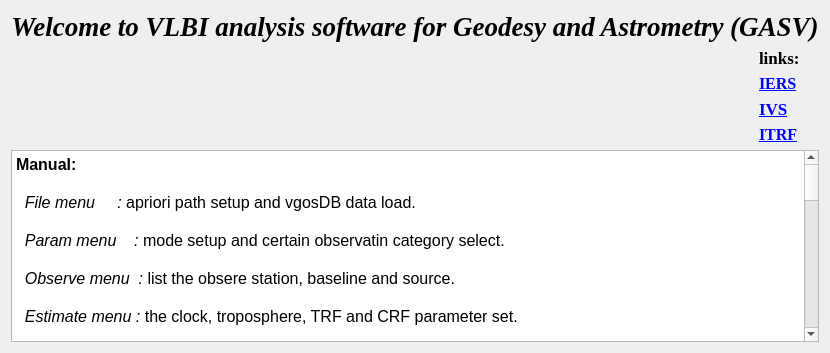
      <widget class="QWidget" name="page_file_welcome">
       <layout class="QVBoxLayout" name="verticalLayout_5">
        <item>
         <widget class="QLabel" name="label">
          <property name="font">
           <font>
            <family>Times New Roman</family>
            <pointsize>20</pointsize>
            <weight>75</weight>
            <italic>true</italic>
            <bold>true</bold>
           </font>
          </property>
          <property name="text">
           <string>Welcome to VLBI analysis software for Geodesy and Astrometry (GASV)</string>
          </property>
          <property name="alignment">
           <set>Qt::AlignCenter</set>
          </property>
         </widget>
        </item>
        <item>
         <layout class="QHBoxLayout" name="horizontalLayout_2">
          <item>
           <spacer name="horizontalSpacer_15">
            <property name="orientation">
             <enum>Qt::Horizontal</enum>
            </property>
            <property name="sizeHint" stdset="0">
             <size>
              <width>40</width>
              <height>20</height>
             </size>
            </property>
           </spacer>
          </item>
          <item>
           <layout class="QVBoxLayout" name="verticalLayout_4">
            <item>
             <widget class="QLabel" name="label_37">
              <property name="maximumSize">
               <size>
                <width>100</width>
                <height>16777215</height>
               </size>
              </property>
              <property name="font">
               <font>
                <family>Times New Roman</family>
                <pointsize>13</pointsize>
                <weight>75</weight>
                <bold>true</bold>
               </font>
              </property>
              <property name="text">
               <string>links:</string>
              </property>
             </widget>
            </item>
            <item>
             <widget class="QLabel" name="label_iers">
              <property name="sizePolicy">
               <sizepolicy hsizetype="Fixed" vsizetype="Preferred">
                <horstretch>0</horstretch>
                <verstretch>0</verstretch>
               </sizepolicy>
              </property>
              <property name="minimumSize">
               <size>
                <width>60</width>
                <height>0</height>
               </size>
              </property>
              <property name="maximumSize">
               <size>
                <width>50</width>
                <height>16777215</height>
               </size>
              </property>
              <property name="font">
               <font>
                <family>Times New Roman</family>
                <pointsize>13</pointsize>
                <weight>75</weight>
                <bold>true</bold>
               </font>
              </property>
              <property name="text">
               <string>&lt;html&gt;&lt;head/&gt;&lt;body&gt;&lt;p&gt;&lt;a href=&quot;https://www.iers.org/IERS/EN/Home/home_node.html&quot;&gt;&lt;span style=&quot; font-size:12pt; text-decoration: underline; color:#0000ff;&quot;&gt;IERS&lt;/span&gt;&lt;/a&gt;&lt;/p&gt;&lt;/body&gt;&lt;/html&gt;</string>
              </property>
             </widget>
            </item>
            <item>
             <widget class="QLabel" name="label_ivs">
              <property name="sizePolicy">
               <sizepolicy hsizetype="Fixed" vsizetype="Preferred">
                <horstretch>0</horstretch>
                <verstretch>0</verstretch>
               </sizepolicy>
              </property>
              <property name="maximumSize">
               <size>
                <width>60</width>
                <height>16777215</height>
               </size>
              </property>
              <property name="font">
               <font>
                <family>Times New Roman</family>
                <pointsize>13</pointsize>
                <weight>75</weight>
                <bold>true</bold>
               </font>
              </property>
              <property name="text">
               <string>&lt;html&gt;&lt;head/&gt;&lt;body&gt;&lt;p&gt;&lt;a href=&quot;https://ivscc.gsfc.nasa.gov/&quot;&gt;&lt;span style=&quot; text-decoration: underline; color:#0000ff;&quot;&gt;IVS&lt;/span&gt;&lt;/a&gt;&lt;/p&gt;&lt;/body&gt;&lt;/html&gt;</string>
              </property>
             </widget>
            </item>
            <item>
             <widget class="QLabel" name="label_itrf">
              <property name="sizePolicy">
               <sizepolicy hsizetype="Fixed" vsizetype="Preferred">
                <horstretch>0</horstretch>
                <verstretch>0</verstretch>
               </sizepolicy>
              </property>
              <property name="maximumSize">
               <size>
                <width>60</width>
                <height>16777215</height>
               </size>
              </property>
              <property name="font">
               <font>
                <family>Times New Roman</family>
                <pointsize>13</pointsize>
                <weight>75</weight>
                <bold>true</bold>
               </font>
              </property>
              <property name="text">
               <string>&lt;html&gt;&lt;head/&gt;&lt;body&gt;&lt;p&gt;&lt;a href=&quot;https://itrf.ign.fr/en/homepage&quot;&gt;&lt;span style=&quot; font-size:12pt; text-decoration: underline; color:#0000ff;&quot;&gt;ITRF&lt;/span&gt;&lt;/a&gt;&lt;/p&gt;&lt;/body&gt;&lt;/html&gt;</string>
              </property>
             </widget>
            </item>
           </layout>
          </item>
         </layout>
        </item>
        <item>
         <widget class="QTextBrowser" name="textBrowser">
          <property name="html">
           <string>&lt;!DOCTYPE HTML PUBLIC &quot;-//W3C//DTD HTML 4.0//EN&quot; &quot;http://www.w3.org/TR/REC-html40/strict.dtd&quot;&gt;
&lt;html&gt;&lt;head&gt;&lt;meta name=&quot;qrichtext&quot; content=&quot;1&quot; /&gt;&lt;style type=&quot;text/css&quot;&gt;
p, li { white-space: pre-wrap; }
&lt;/style&gt;&lt;/head&gt;&lt;body style=&quot; font-family:'Times New Roman','Times New Roman'; font-size:12pt; font-weight:400; font-style:normal;&quot;&gt;
&lt;p style=&quot; margin-top:0px; margin-bottom:0px; margin-left:0px; margin-right:0px; -qt-block-indent:0; text-indent:0px;&quot;&gt;&lt;span style=&quot; font-family:'Sans Serif'; font-weight:600;&quot;&gt;Manual:&lt;/span&gt;&lt;/p&gt;
&lt;p style=&quot;-qt-paragraph-type:empty; margin-top:0px; margin-bottom:0px; margin-left:0px; margin-right:0px; -qt-block-indent:0; text-indent:0px; font-family:'Sans Serif'; font-weight:600;&quot;&gt;&lt;br /&gt;&lt;/p&gt;
&lt;p style=&quot; margin-top:0px; margin-bottom:0px; margin-left:0px; margin-right:0px; -qt-block-indent:0; text-indent:0px;&quot;&gt;&lt;span style=&quot; font-family:'Sans Serif'; font-weight:600;&quot;&gt;  &lt;/span&gt;&lt;span style=&quot; font-family:'Sans Serif'; font-style:italic;&quot;&gt;File menu     :&lt;/span&gt;&lt;span style=&quot; font-family:'Sans Serif'; font-weight:600;&quot;&gt; &lt;/span&gt;&lt;span style=&quot; font-family:'Sans Serif';&quot;&gt;apriori&lt;/span&gt;&lt;span style=&quot; font-family:'Sans Serif'; font-weight:600;&quot;&gt; &lt;/span&gt;&lt;span style=&quot; font-family:'Sans Serif';&quot;&gt;path setup and vgosDB data load.&lt;/span&gt;&lt;/p&gt;
&lt;p style=&quot; margin-top:0px; margin-bottom:0px; margin-left:0px; margin-right:0px; -qt-block-indent:0; text-indent:0px;&quot;&gt;&lt;span style=&quot; font-family:'Sans Serif';&quot;&gt;  &lt;/span&gt;&lt;/p&gt;
&lt;p style=&quot; margin-top:0px; margin-bottom:0px; margin-left:0px; margin-right:0px; -qt-block-indent:0; text-indent:0px;&quot;&gt;&lt;span style=&quot; font-family:'Sans Serif';&quot;&gt;  &lt;/span&gt;&lt;span style=&quot; font-family:'Sans Serif'; font-style:italic;&quot;&gt;Param menu    :&lt;/span&gt;&lt;span style=&quot; font-family:'Sans Serif';&quot;&gt; mode setup and certain observatin category select.&lt;/span&gt;&lt;/p&gt;
&lt;p style=&quot;-qt-paragraph-type:empty; margin-top:0px; margin-bottom:0px; margin-left:0px; margin-right:0px; -qt-block-indent:0; text-indent:0px; font-family:'Sans Serif';&quot;&gt;&lt;br /&gt;&lt;/p&gt;
&lt;p style=&quot; margin-top:0px; margin-bottom:0px; margin-left:0px; margin-right:0px; -qt-block-indent:0; text-indent:0px;&quot;&gt;&lt;span style=&quot; font-family:'Sans Serif';&quot;&gt;  &lt;/span&gt;&lt;span style=&quot; font-family:'Sans Serif'; font-style:italic;&quot;&gt;Observe menu  :&lt;/span&gt;&lt;span style=&quot; font-family:'Sans Serif';&quot;&gt; list the obsere station, baseline and source.&lt;/span&gt;&lt;/p&gt;
&lt;p style=&quot;-qt-paragraph-type:empty; margin-top:0px; margin-bottom:0px; margin-left:0px; margin-right:0px; -qt-block-indent:0; text-indent:0px; font-family:'Sans Serif';&quot;&gt;&lt;br /&gt;&lt;/p&gt;
&lt;p style=&quot; margin-top:0px; margin-bottom:0px; margin-left:0px; margin-right:0px; -qt-block-indent:0; text-indent:0px;&quot;&gt;&lt;span style=&quot; font-family:'Sans Serif';&quot;&gt;  &lt;/span&gt;&lt;span style=&quot; font-family:'Sans Serif'; font-style:italic;&quot;&gt;Estimate menu :&lt;/span&gt;&lt;span style=&quot; font-family:'Sans Serif';&quot;&gt; the clock, troposphere, TRF and CRF parameter set.&lt;/span&gt;&lt;/p&gt;
&lt;p style=&quot;-qt-paragraph-type:empty; margin-top:0px; margin-bottom:0px; margin-left:0px; margin-right:0px; -qt-block-indent:0; text-indent:0px; font-family:'Sans Serif';&quot;&gt;&lt;br /&gt;&lt;/p&gt;
&lt;p style=&quot; margin-top:0px; margin-bottom:0px; margin-left:0px; margin-right:0px; -qt-block-indent:0; text-indent:0px;&quot;&gt;&lt;span style=&quot; font-family:'Sans Serif';&quot;&gt;  &lt;/span&gt;&lt;span style=&quot; font-family:'Sans Serif'; font-style:italic;&quot;&gt;Glob menu     :&lt;/span&gt;&lt;span style=&quot; font-family:'Sans Serif';&quot;&gt; golbal solution set.&lt;/span&gt;&lt;/p&gt;
&lt;p style=&quot;-qt-paragraph-type:empty; margin-top:0px; margin-bottom:0px; margin-left:0px; margin-right:0px; -qt-block-indent:0; text-indent:0px; font-family:'Sans Serif';&quot;&gt;&lt;br /&gt;&lt;/p&gt;
&lt;p style=&quot; margin-top:0px; margin-bottom:0px; margin-left:0px; margin-right:0px; -qt-block-indent:0; text-indent:0px;&quot;&gt;&lt;span style=&quot; font-family:'Sans Serif';&quot;&gt;  &lt;/span&gt;&lt;span style=&quot; font-family:'Sans Serif'; font-style:italic;&quot;&gt;Plot menu     :&lt;/span&gt;&lt;span style=&quot; font-family:'Sans Serif';&quot;&gt; plot the residual and result.&lt;/span&gt;&lt;/p&gt;
&lt;p style=&quot;-qt-paragraph-type:empty; margin-top:0px; margin-bottom:0px; margin-left:0px; margin-right:0px; -qt-block-indent:0; text-indent:0px; font-family:'Sans Serif';&quot;&gt;&lt;br /&gt;&lt;/p&gt;
&lt;p style=&quot; margin-top:0px; margin-bottom:0px; margin-left:0px; margin-right:0px; -qt-block-indent:0; text-indent:0px;&quot;&gt;&lt;span style=&quot; font-family:'Sans Serif';&quot;&gt;  &lt;/span&gt;&lt;span style=&quot; font-family:'Sans Serif'; font-style:italic;&quot;&gt;Shutcut:&lt;/span&gt;&lt;/p&gt;
&lt;p style=&quot;-qt-paragraph-type:empty; margin-top:0px; margin-bottom:0px; margin-left:0px; margin-right:0px; -qt-block-indent:0; text-indent:0px; font-family:'Sans Serif'; font-style:italic;&quot;&gt;&lt;br /&gt;&lt;/p&gt;
&lt;p style=&quot; margin-top:0px; margin-bottom:0px; margin-left:0px; margin-right:0px; -qt-block-indent:0; text-indent:0px;&quot;&gt;&lt;span style=&quot; font-family:'Sans Serif'; font-style:italic;&quot;&gt;	Ctrl+space : process&lt;/span&gt;&lt;/p&gt;
&lt;p style=&quot;-qt-paragraph-type:empty; margin-top:0px; margin-bottom:0px; margin-left:0px; margin-right:0px; -qt-block-indent:0; text-indent:0px; font-family:'Sans Serif'; font-style:italic;&quot;&gt;&lt;br /&gt;&lt;/p&gt;
&lt;p style=&quot; margin-top:0px; margin-bottom:0px; margin-left:0px; margin-right:0px; -qt-block-indent:0; text-indent:0px;&quot;&gt;&lt;span style=&quot; font-family:'Sans Serif'; font-weight:600;&quot;&gt;Tips:&lt;/span&gt;&lt;/p&gt;
&lt;p style=&quot;-qt-paragraph-type:empty; margin-top:0px; margin-bottom:0px; margin-left:0px; margin-right:0px; -qt-block-indent:0; text-indent:0px; font-family:'Sans Serif';&quot;&gt;&lt;br /&gt;&lt;/p&gt;
&lt;p style=&quot; margin-top:0px; margin-bottom:0px; margin-left:0px; margin-right:0px; -qt-block-indent:0; text-indent:0px;&quot;&gt;&lt;span style=&quot; font-family:'Sans Serif'; font-style:italic;&quot;&gt;First, check the path in File/Preference and save;&lt;/span&gt;&lt;/p&gt;
&lt;p style=&quot; margin-top:0px; margin-bottom:0px; margin-left:0px; margin-right:0px; -qt-block-indent:0; text-indent:0px;&quot;&gt;&lt;span style=&quot; font-family:'Sans Serif'; font-style:italic;&quot;&gt;Then, load data and process.&lt;/span&gt;&lt;/p&gt;
&lt;p style=&quot;-qt-paragraph-type:empty; margin-top:0px; margin-bottom:0px; margin-left:0px; margin-right:0px; -qt-block-indent:0; text-indent:0px; font-family:'Sans Serif';&quot;&gt;&lt;br /&gt;&lt;/p&gt;
&lt;p style=&quot; margin-top:0px; margin-bottom:0px; margin-left:0px; margin-right:0px; -qt-block-indent:0; text-indent:0px;&quot;&gt;&lt;span style=&quot; font-family:'Sans Serif'; font-weight:600;&quot;&gt;Version:&lt;/span&gt;&lt;/p&gt;
&lt;p style=&quot;-qt-paragraph-type:empty; margin-top:0px; margin-bottom:0px; margin-left:0px; margin-right:0px; -qt-block-indent:0; text-indent:0px; font-family:'Sans Serif'; font-weight:600;&quot;&gt;&lt;br /&gt;&lt;/p&gt;
&lt;p style=&quot; margin-top:0px; margin-bottom:0px; margin-left:0px; margin-right:0px; -qt-block-indent:0; text-indent:0px;&quot;&gt;&lt;span style=&quot; font-family:'Sans Serif';&quot;&gt;This software is still in under development! Currently can analysis VLBI data, future will analysis SLR data.&lt;/span&gt;&lt;/p&gt;
&lt;p style=&quot;-qt-paragraph-type:empty; margin-top:0px; margin-bottom:0px; margin-left:0px; margin-right:0px; -qt-block-indent:0; text-indent:0px; font-family:'Sans Serif';&quot;&gt;&lt;br /&gt;&lt;/p&gt;
&lt;p style=&quot; margin-top:0px; margin-bottom:0px; margin-left:0px; margin-right:0px; -qt-block-indent:0; text-indent:0px;&quot;&gt;&lt;span style=&quot; font-family:'Ubuntu';&quot;&gt;If you find any bugs or if you have great ideas what could be improved, &lt;/span&gt;&lt;span style=&quot; font-family:'Ubuntu'; font-weight:600;&quot;&gt;raise an issue&lt;/span&gt;&lt;span style=&quot; font-family:'Ubuntu';&quot;&gt; to yaodang@ntsc.ac.cn, thank you!&lt;/span&gt;&lt;/p&gt;
&lt;p style=&quot;-qt-paragraph-type:empty; margin-top:0px; margin-bottom:0px; margin-left:0px; margin-right:0px; -qt-block-indent:0; text-indent:0px; font-family:'Ubuntu';&quot;&gt;&lt;br /&gt;&lt;/p&gt;
&lt;p style=&quot; margin-top:0px; margin-bottom:0px; margin-left:0px; margin-right:0px; -qt-block-indent:0; text-indent:0px;&quot;&gt;&lt;span style=&quot; font-family:'MS Shell Dlg 2'; font-weight:600;&quot;&gt;Reference:&lt;/span&gt;&lt;/p&gt;
&lt;p style=&quot;-qt-paragraph-type:empty; margin-top:0px; margin-bottom:0px; margin-left:0px; margin-right:0px; -qt-block-indent:0; text-indent:0px; font-family:'MS Shell Dlg 2'; font-weight:600;&quot;&gt;&lt;br /&gt;&lt;/p&gt;
&lt;p style=&quot; margin-top:0px; margin-bottom:0px; margin-left:0px; margin-right:0px; -qt-block-indent:0; text-indent:0px;&quot;&gt;&lt;span style=&quot; font-family:'MS Shell Dlg 2';&quot;&gt;If you use our software and write a paper, it would be nice if you would cite us. &lt;/span&gt;&lt;/p&gt;
&lt;p style=&quot;-qt-paragraph-type:empty; margin-top:0px; margin-bottom:0px; margin-left:0px; margin-right:0px; -qt-block-indent:0; text-indent:0px; font-family:'MS Shell Dlg 2';&quot;&gt;&lt;br /&gt;&lt;/p&gt;
&lt;p style=&quot; margin-top:0px; margin-bottom:0px; margin-left:0px; margin-right:0px; -qt-block-indent:0; text-indent:0px;&quot;&gt;&lt;span style=&quot; font-family:'MS Shell Dlg 2';&quot;&gt;Current reference:&lt;/span&gt;&lt;/p&gt;
&lt;p style=&quot;-qt-paragraph-type:empty; margin-top:0px; margin-bottom:0px; margin-left:0px; margin-right:0px; -qt-block-indent:0; text-indent:0px; font-family:'Sans Serif';&quot;&gt;&lt;br /&gt;&lt;/p&gt;
&lt;p style=&quot; margin-top:0px; margin-bottom:0px; margin-left:0px; margin-right:0px; -qt-block-indent:0; text-indent:0px;&quot;&gt;&lt;span style=&quot; font-family:'MS Shell Dlg 2'; font-weight:600;&quot;&gt;License:&lt;/span&gt;&lt;/p&gt;
&lt;p style=&quot;-qt-paragraph-type:empty; margin-top:0px; margin-bottom:0px; margin-left:0px; margin-right:0px; -qt-block-indent:0; text-indent:0px; font-family:'MS Shell Dlg 2'; font-weight:600;&quot;&gt;&lt;br /&gt;&lt;/p&gt;
&lt;p style=&quot; margin-top:0px; margin-bottom:0px; margin-left:0px; margin-right:0px; -qt-block-indent:0; text-indent:0px;&quot;&gt;&lt;span style=&quot; font-family:'MS Shell Dlg 2';&quot;&gt;VLBI analysis software for Geodesy and Astrometry (GASV)&lt;/span&gt;&lt;/p&gt;
&lt;p style=&quot; margin-top:0px; margin-bottom:0px; margin-left:0px; margin-right:0px; -qt-block-indent:0; text-indent:0px;&quot;&gt;&lt;span style=&quot; font-family:'MS Shell Dlg 2';&quot;&gt;Copyright (C) 2023  Dang Yao&lt;/span&gt;&lt;/p&gt;
&lt;p style=&quot;-qt-paragraph-type:empty; margin-top:0px; margin-bottom:0px; margin-left:0px; margin-right:0px; -qt-block-indent:0; text-indent:0px; font-family:'MS Shell Dlg 2';&quot;&gt;&lt;br /&gt;&lt;/p&gt;
&lt;p style=&quot; margin-top:0px; margin-bottom:0px; margin-left:0px; margin-right:0px; -qt-block-indent:0; text-indent:0px;&quot;&gt;&lt;span style=&quot; font-family:'MS Shell Dlg 2';&quot;&gt;This program is free software: you can redistribute it and/or modify it under the terms of the GNU General Public License as published by the Free Software Foundation, either version 3 of the License, or (at your option) any later version.&lt;/span&gt;&lt;/p&gt;
&lt;p style=&quot;-qt-paragraph-type:empty; margin-top:0px; margin-bottom:0px; margin-left:0px; margin-right:0px; -qt-block-indent:0; text-indent:0px; font-family:'MS Shell Dlg 2';&quot;&gt;&lt;br /&gt;&lt;/p&gt;
&lt;p style=&quot; margin-top:0px; margin-bottom:0px; margin-left:0px; margin-right:0px; -qt-block-indent:0; text-indent:0px;&quot;&gt;&lt;span style=&quot; font-family:'MS Shell Dlg 2';&quot;&gt;You should have received a copy of the GNU General Public License along with this program.&lt;/span&gt;&lt;/p&gt;&lt;/body&gt;&lt;/html&gt;</string>
          </property>
         </widget>
        </item>
       </layout>
      </widget>
